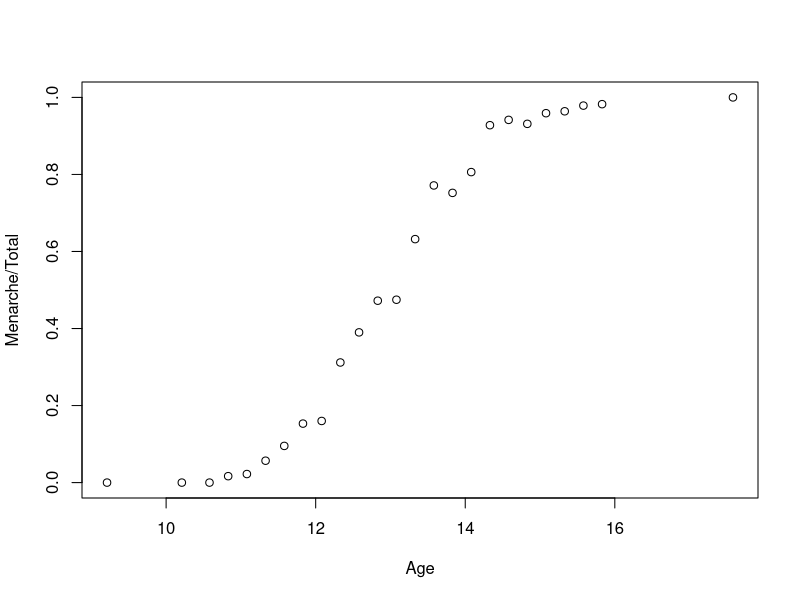
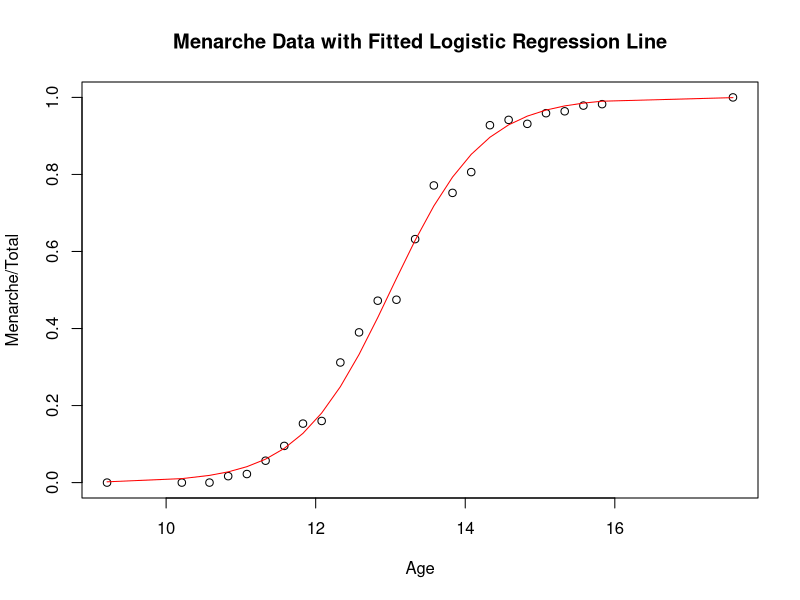

Source code (R) for these figures, in order:
library("MASS")
data(menarche)
str(menarche)
summary(menarche)
plot(Menarche/Total ~ Age, data=menarche)

glm.out = glm(cbind(Menarche, Total-Menarche) ~ Age, family=binomial(logit), data=menarche)

plot(Menarche/Total ~ Age, data=menarche)
lines(menarche$Age, glm.out$fitted, type="l", col="red")
title(main="Menarche Data with Fitted Logistic Regression Line")

summary(glm.out)


#another example

gorilla = read.table(header=T, text="
seen   W   C CW
                     0 126  86 64
                     0 118  76 54
                     0  61  66 44
                     0  69  48 32
                     0  57  59 42
                     0  78  64 53
                     0 114  61 41
                     0  81  85 47
                     0  73  57 33
                     0  93  50 45
                     0 116  92 49
                     0 156  70 45
                     0  90  66 48
                     0 120  73 49
                     0  99  68 44
                     0 113 110 47
                     0 103  78 52
                     0 123  61 28
                     0  86  65 42
                     0  99  77 51
                     0 102  77 54
                     0 120  74 53
                     0 128 100 56
                     0 100  89 56
                     0  95  61 37
                     0  80  55 36
                     0  98  92 51
                     0 111  90 52
                     0 101  85 45
                     0 102  78 51
                     1 100  66 48
                     1 112  78 55
                     1  82  84 37
                     1  72  63 46
                     1  72  65 47
                     1  89  71 49
                     1 108  46 29
                     1  88  70 49
                     1 116  83 67
                     1 100  69 39
                     1  99  70 43
                     1  93  63 36
                     1 100  93 62
                     1 110  76 56
                     1 100  83 36
                     1 106  71 49
                     1 115 112 66
                     1 120  87 54
                     1  97  82 41
                     ")
cor(gorilla) 

with(gorilla, tapply(W, seen, mean))

with(gorilla, tapply(C, seen, mean))

with(gorilla, tapply(CW, seen, mean))
glm.out = glm(seen ~ W * C * CW, family=binomial(logit), data=gorilla)
summary(glm.out)

